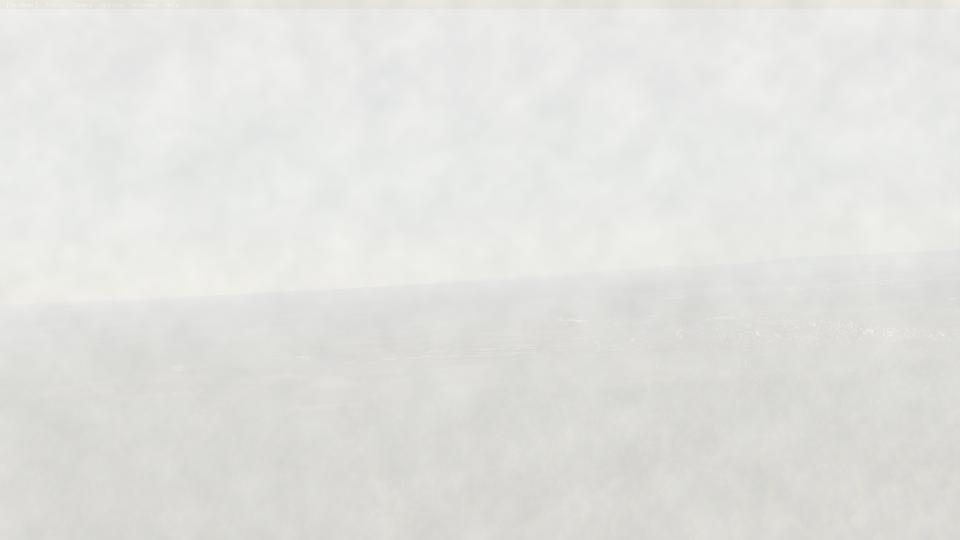
#> input picture processed_dataset/cat3a/EDFE26_1_1FNLImage1.png, 1920 x 1080 px, given as the content of the folder ER/Desktop/msc-sem2/Thesis/archive/1920x1080/1920x1080/train, which was not available (shown at 1/2 size)
$ python dataset_prep_large.py
#> lines starting #> are read from the running program, lines starting #| are printed output that depends on the picture; pictures that were not available may be replaced by others from this repository, and a replacement may not be noted
import os
import cv2
import numpy as np
import random

class AdverseFogSimulator:
    def __init__(self, raw_image_path):
        self.img = cv2.imread(raw_image_path)
        if self.img is None:
            raise FileNotFoundError(f"Could not load raw image at: {raw_image_path}")
        self.height, self.width, self.channels = self.img.shape

    def _make_organic_noise(self, scale_coarse=40, scale_fine=12, blur_coarse=151, blur_fine=51):
        n1 = np.random.rand(self.height // scale_coarse + 2,
                            self.width // scale_coarse + 2).astype(np.float32)
        n1 = cv2.resize(n1, (self.width, self.height), interpolation=cv2.INTER_CUBIC)
        n1 = cv2.GaussianBlur(n1, (blur_coarse | 1, blur_coarse | 1), 0)

        n2 = np.random.rand(self.height // 20 + 2,
                            self.width // 20 + 2).astype(np.float32)
        n2 = cv2.resize(n2, (self.width, self.height), interpolation=cv2.INTER_CUBIC)
        n2 = cv2.GaussianBlur(n2, (71, 71), 0)

        n3 = np.random.rand(self.height // scale_fine + 2,
                            self.width // scale_fine + 2).astype(np.float32)
        n3 = cv2.resize(n3, (self.width, self.height), interpolation=cv2.INTER_CUBIC)
        n3 = cv2.GaussianBlur(n3, (31, 31), 0)

        combined = n1 * 0.55 + n2 * 0.30 + n3 * 0.15
        combined -= combined.min()
        combined /= (combined.max() + 1e-8)
        return combined

    def generate_fog(self, thickness_level='heavy', A=0.98):
        presets = {
            'cat3a': (0.06, 0.10),
            'cat3b': (0.025, 0.14),
            'cat3c': (0.008, 0.18),
            'heavy': (0.025, 0.14),
        }
        t_max, noise_strength = presets.get(thickness_level, (0.025, 0.14))

        img_normalized = self.img.astype(np.float32) / 255.0
        y = np.linspace(1.0, 0.55, self.height).reshape(self.height, 1)
        depth_map = np.tile(y, (1, self.width))
        fog_noise = self._make_organic_noise()

        beta = -np.log(max(t_max, 1e-6))
        base_t = np.exp(-beta * depth_map)

        modulator = 1.0 + noise_strength * (fog_noise * 2.0 - 1.0)
        noisy_t = base_t * modulator
        noisy_t = np.clip(noisy_t, 0.001, t_max * 1.8)
        transmission_map = noisy_t[:, :, np.newaxis]

        airlight = np.array([A * 0.97, A * 0.99, A * 1.00], dtype=np.float32).reshape(1, 1, 3)
        fog_wall_variation = 1.0 - 0.06 * fog_noise[:, :, np.newaxis]
        airlight_spatial = np.clip(airlight * fog_wall_variation, 0, 1)

        foggy = img_normalized * transmission_map + airlight_spatial * (1.0 - transmission_map)
        return (np.clip(foggy, 0.0, 1.0) * 255).astype(np.uint8)


def build_massive_dataset(clean_source_dir, output_base_dir, variations_per_image=15):
#> called with variations_per_image = 15
    hazy_out_dir = os.path.join(output_base_dir, "train", "hazy")
    clean_out_dir = os.path.join(output_base_dir, "train", "clean")

    os.makedirs(hazy_out_dir, exist_ok=True)
    os.makedirs(clean_out_dir, exist_ok=True)

    target_levels = ['cat3a', 'cat3b', 'cat3c']
    clean_files = [f for f in os.listdir(clean_source_dir) if f.lower().endswith(('.png', '.jpg', '.jpeg'))]

    print(f"Targeting Source Directory: {clean_source_dir}")
    print(f"Found {len(clean_files)} high-res frames. Generating {variations_per_image} variants per image...")

    total_counter = 0
    for file_name in clean_files:
        input_path = os.path.join(clean_source_dir, file_name)
        base_name, ext = os.path.splitext(file_name)

        try:
            simulator = AdverseFogSimulator(input_path)
            for i in range(variations_per_image):
                selected_level = random.choice(target_levels)
                random_A = random.uniform(0.93, 0.99)

                foggy_frame = simulator.generate_fog(thickness_level=selected_level, A=random_A)
                new_name = f"{base_name}_var_{i}{ext}"

                cv2.imwrite(os.path.join(hazy_out_dir, new_name), foggy_frame)
                cv2.imwrite(os.path.join(clean_out_dir, new_name), simulator.img)
                total_counter += 1

        except Exception as e:
            print(f"Skipping file {file_name}: {e}")
#> this loop made 1 pass
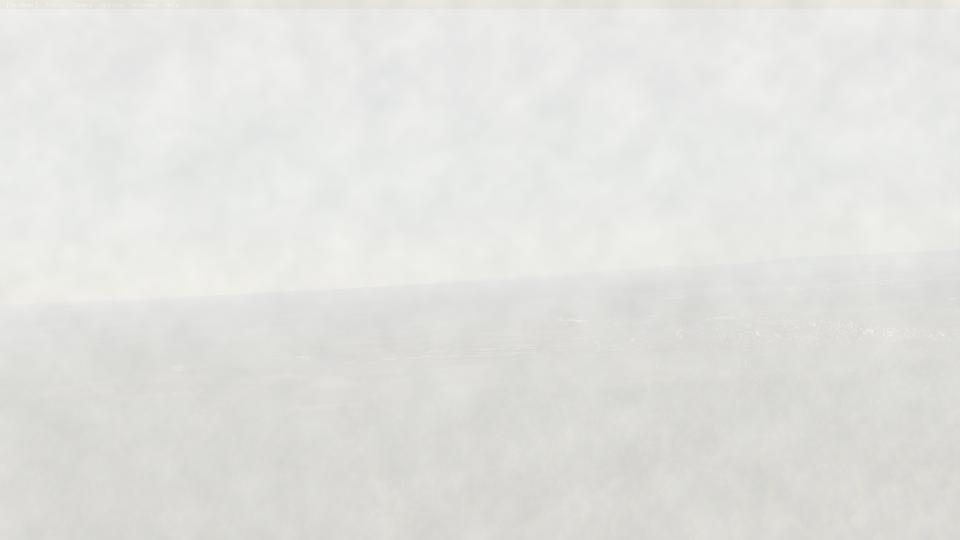
#> input picture processed_dataset/cat3a/EDFE26_1_1FNLImage1.png, 1920 x 1080 px, given as the content of the folder ER/Desktop/msc-sem2/Thesis/archive/1920x1080/1920x1080/train, which was not available (shown at 1/2 size)
#> pass 1, in generate_fog, `foggy = img_normalized * transmission_map + airlight_spatial * (1.0 - ..`:
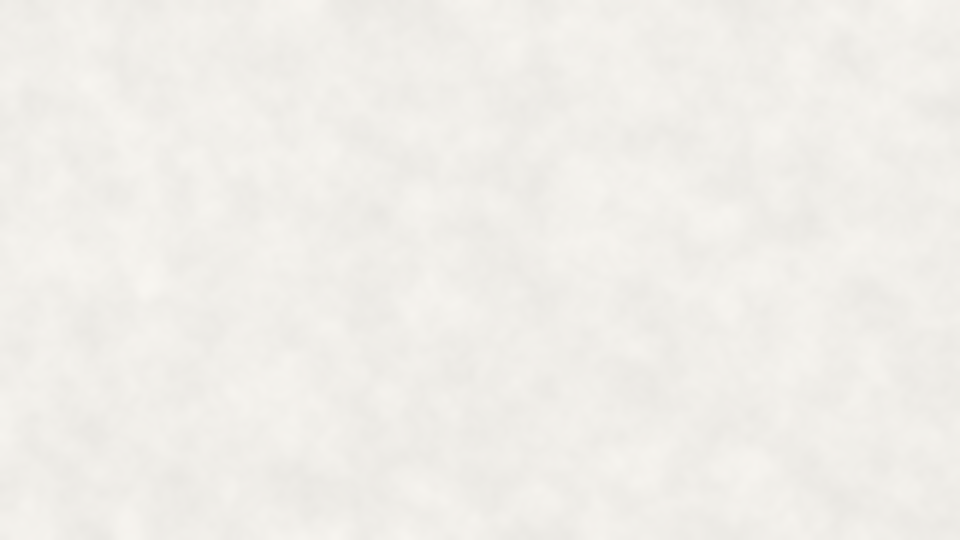
#> foggy: shape (1080, 1920, 3) float64 (shown at 1/2 size); mean B, G, R 0.916, 0.935, 0.944
#> pass 1, in generate_fog (call 2), `base_t = np.exp(-beta * depth_map)`:
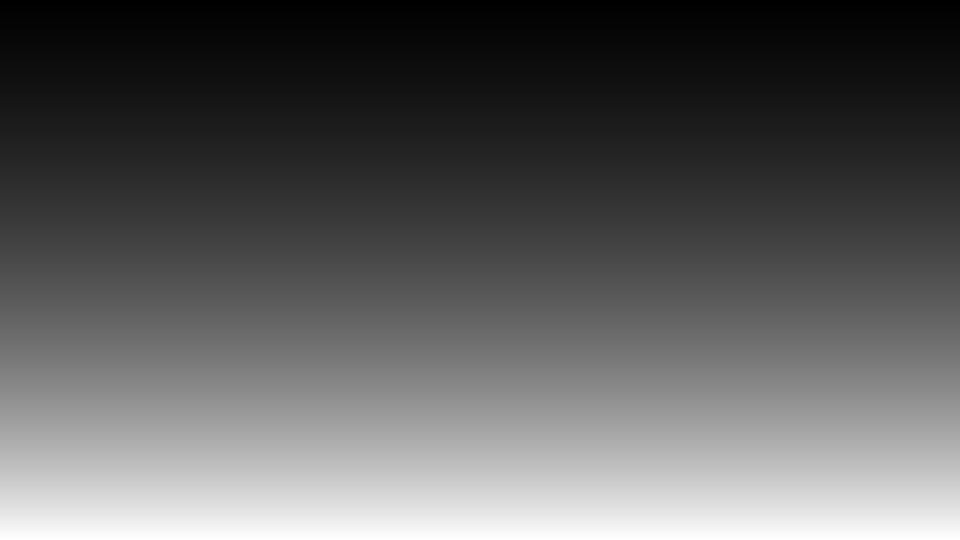
#> base_t: shape (1080, 1920) float64 (shown at 1/2 size); min 0.025, max 0.131, mean 0.0642; drawn with min black and max white
#> after the loop, total_counter = 15

    print(f"\nGeneration complete! Total images built: {total_counter}")
#| Generation complete! Total images built: 15


if __name__ == "__main__":
    # Handshaking with your exact local folder paths
    CLEAN_SOURCE = r"C:\Users\ACER\Desktop\msc-sem2\Thesis\archive\1920x1080\1920x1080\train"
    OUTPUT_DATASET = r"C:\Users\ACER\Desktop\Cockpit_AI\large_dataset"

    build_massive_dataset(CLEAN_SOURCE, OUTPUT_DATASET, variations_per_image=15)
